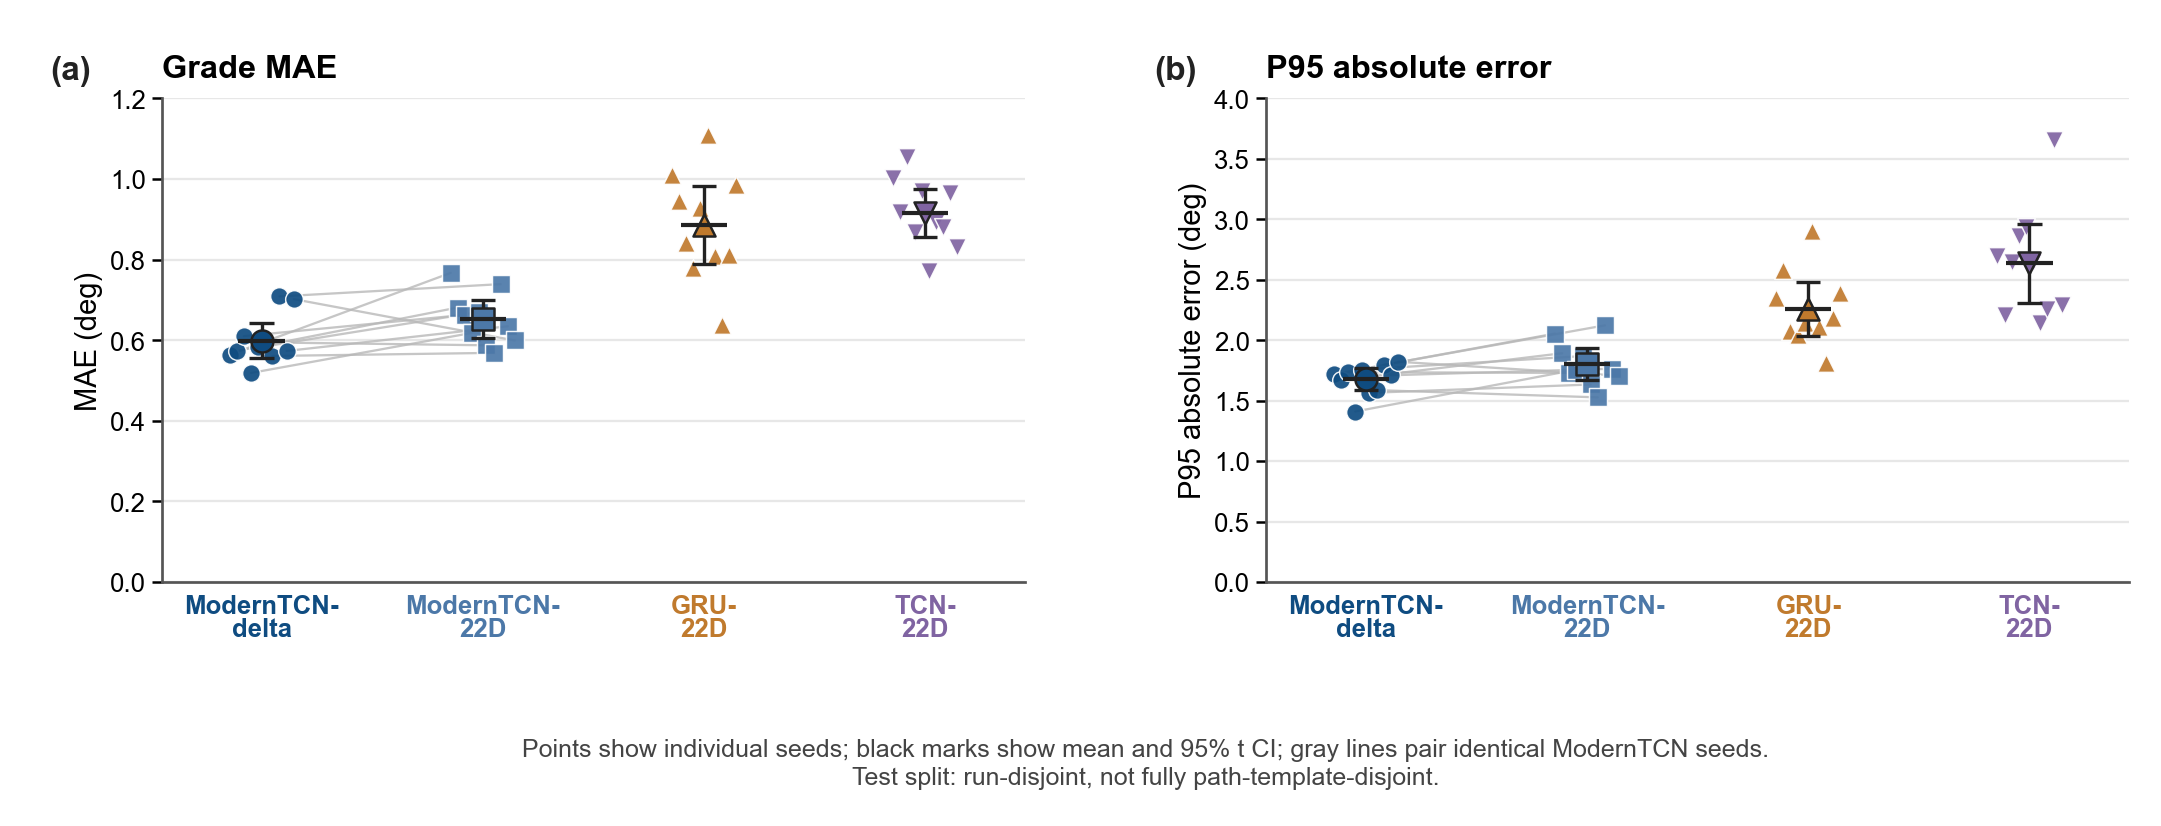

Write Python code to recreate this figure.
"""Generate the four-estimator, ten-seed offline error distribution figure."""

from __future__ import annotations

import hashlib
import json
import sys
from dataclasses import dataclass
from datetime import datetime, timezone
from pathlib import Path

import matplotlib

matplotlib.use("Agg")

import matplotlib.pyplot as plt
import numpy as np
import pandas as pd
from PIL import Image
from scipy.stats import t as student_t

SCRIPT_DIR = Path(__file__).resolve().parent
SHARED_STYLE_DIR = SCRIPT_DIR.parents[1] / "shared"
sys.dont_write_bytecode = True
if str(SHARED_STYLE_DIR) not in sys.path:
    sys.path.insert(0, str(SHARED_STYLE_DIR))

from style import PALETTE, add_panel_label, apply_publication_style


MM_PER_INCH = 25.4
FIGURE_WIDTH_MM = 183.0
FIGURE_HEIGHT_MM = 70.0
EXPECTED_SEEDS = (1, 7, 11, 21, 42, 73, 101, 202, 340, 520)
SOURCE_RELATIVE_PATH = (
    "results/modern_tcn_metric_rebuild/39_paper_final_frozen_benchmark/"
    "01_A1_algorithm_comparison/03_offline/offline_case_metrics.csv"
)


@dataclass(frozen=True)
class MethodSpec:
    method_id: str
    label: str
    tick_label: str
    color_key: str
    marker: str


@dataclass(frozen=True)
class MetricSpec:
    source_column: str
    output_column: str
    title: str
    ylabel: str
    y_max: float
    major_step: float


METHODS = (
    MethodSpec(
        "modern_tcn_delta_bank_124",
        "ModernTCN-delta",
        "ModernTCN-\ndelta",
        "fusion",
        "o",
    ),
    MethodSpec("modern_tcn_22d", "ModernTCN-22D", "ModernTCN-\n22D", "mtcn", "s"),
    MethodSpec("gru_22d", "GRU-22D", "GRU-\n22D", "gru", "^"),
    MethodSpec("tcn_22d", "TCN-22D", "TCN-\n22D", "tcn", "v"),
)

METRICS = (
    MetricSpec(
        "theta_abs_le_10_mae_deg",
        "grade_mae_deg",
        "Grade MAE",
        "MAE (deg)",
        1.2,
        0.2,
    ),
    MetricSpec(
        "theta_abs_le_10_p95_abs_err_deg",
        "p95_abs_error_deg",
        "P95 absolute error",
        "P95 absolute error (deg)",
        4.0,
        0.5,
    ),
)


def find_project_root() -> Path:
    """Locate the repository root independently of the current working directory."""
    for candidate in Path(__file__).resolve().parents:
        if (candidate / "data").is_dir() and (candidate / "results").is_dir():
            return candidate
    raise RuntimeError("Could not locate the project root containing data/ and results/.")


def sha256_file(path: Path) -> str:
    digest = hashlib.sha256()
    with path.open("rb") as stream:
        for block in iter(lambda: stream.read(1024 * 1024), b""):
            digest.update(block)
    return digest.hexdigest()


def load_source_data(project_root: Path | None = None) -> pd.DataFrame:
    """Load the 40 frozen method-seed results and retain only figure source fields."""
    root = project_root or find_project_root()
    source_path = root / SOURCE_RELATIVE_PATH
    if not source_path.is_file():
        raise FileNotFoundError(source_path)

    required = ["method_id", "seed", *(metric.source_column for metric in METRICS)]
    raw = pd.read_csv(source_path, usecols=required)
    method_lookup = {spec.method_id: spec for spec in METHODS}
    selected = raw.loc[raw["method_id"].isin(method_lookup)].copy()
    selected["method_label"] = selected["method_id"].map(
        {method_id: spec.label for method_id, spec in method_lookup.items()}
    )
    selected["method_order"] = selected["method_id"].map(
        {spec.method_id: order for order, spec in enumerate(METHODS)}
    )
    selected = selected.rename(
        columns={metric.source_column: metric.output_column for metric in METRICS}
    )
    selected = selected[
        [
            "method_id",
            "method_label",
            "method_order",
            "seed",
            *(metric.output_column for metric in METRICS),
        ]
    ].sort_values(["method_order", "seed"], ignore_index=True)
    validate_source_data(selected)
    return selected


def validate_source_data(data: pd.DataFrame) -> None:
    """Enforce the frozen 4-method x 10-seed comparison contract."""
    required = {
        "method_id",
        "method_label",
        "method_order",
        "seed",
        *(metric.output_column for metric in METRICS),
    }
    missing = sorted(required.difference(data.columns))
    if missing:
        raise ValueError(f"Source data are missing columns: {missing}")
    if data.shape[0] != len(METHODS) * len(EXPECTED_SEEDS):
        raise ValueError(f"Expected 40 rows, found {data.shape[0]}.")
    if data.duplicated(["method_id", "seed"]).any():
        raise ValueError("Duplicate method-seed rows were found.")

    expected_ids = [spec.method_id for spec in METHODS]
    observed_ids = list(data.sort_values("method_order")["method_id"].drop_duplicates())
    if observed_ids != expected_ids:
        raise ValueError(f"Method order mismatch: expected {expected_ids}, got {observed_ids}.")

    expected_seed_set = set(EXPECTED_SEEDS)
    for spec in METHODS:
        method = data.loc[data["method_id"] == spec.method_id]
        observed_seeds = set(method["seed"].astype(int))
        if observed_seeds != expected_seed_set:
            raise ValueError(
                f"{spec.method_id}: expected seeds {sorted(expected_seed_set)}, "
                f"got {sorted(observed_seeds)}."
            )
        observed_labels = set(method["method_label"])
        if observed_labels != {spec.label}:
            raise ValueError(f"{spec.method_id}: inconsistent display label {observed_labels}.")

    metric_columns = [metric.output_column for metric in METRICS]
    values = data[metric_columns].to_numpy(dtype=float)
    if not np.isfinite(values).all():
        raise ValueError("Non-finite values were found in the plotted metrics.")
    if np.any(values < 0.0):
        raise ValueError("Absolute-error metrics must be non-negative.")
    for metric in METRICS:
        maximum = float(data[metric.output_column].max())
        if maximum >= metric.y_max:
            raise ValueError(
                f"{metric.output_column}: maximum {maximum:.4g} reaches the locked "
                f"axis limit {metric.y_max:.4g}."
            )


def mean_t_interval(values: np.ndarray, confidence: float = 0.95) -> tuple[float, float, float]:
    """Return the sample mean and two-sided Student-t interval for that mean."""
    values = np.asarray(values, dtype=float)
    if values.ndim != 1 or values.size < 2 or not np.isfinite(values).all():
        raise ValueError("A t interval requires at least two finite one-dimensional values.")
    mean = float(np.mean(values))
    standard_error = float(np.std(values, ddof=1) / np.sqrt(values.size))
    critical = float(student_t.ppf(0.5 + confidence / 2.0, df=values.size - 1))
    return mean, mean - critical * standard_error, mean + critical * standard_error


def _seed_offsets() -> dict[int, float]:
    offsets = np.linspace(-0.145, 0.145, len(EXPECTED_SEEDS))
    return {seed: float(offset) for seed, offset in zip(EXPECTED_SEEDS, offsets)}


def _style_axes(ax, metric: MetricSpec) -> None:
    ax.set_xlim(-0.45, len(METHODS) - 0.55)
    ax.set_ylim(0.0, metric.y_max)
    ax.set_yticks(np.arange(0.0, metric.y_max + metric.major_step / 2.0, metric.major_step))
    ax.set_xticks(np.arange(len(METHODS)))
    ax.set_xticklabels([spec.tick_label for spec in METHODS], linespacing=0.94)
    for label, spec in zip(ax.get_xticklabels(), METHODS):
        label.set_color(PALETTE[spec.color_key])
        label.set_fontweight("bold")
    ax.set_ylabel(metric.ylabel, labelpad=1.7)
    ax.set_title(metric.title, loc="left", fontsize=7.8, fontweight="bold", pad=5.0)
    ax.grid(axis="y", color=PALETTE["grid"], linewidth=0.55, alpha=0.95)
    ax.set_axisbelow(True)
    ax.tick_params(axis="x", length=0, pad=3.0)
    ax.tick_params(axis="y", direction="out", pad=1.5)
    ax.spines["left"].set_color("#555555")
    ax.spines["bottom"].set_color("#555555")


def build_figure(data: pd.DataFrame):
    """Build the two-panel raw distribution and matched-seed comparison."""
    validate_source_data(data)
    apply_publication_style()

    fig = plt.figure(
        figsize=(FIGURE_WIDTH_MM / MM_PER_INCH, FIGURE_HEIGHT_MM / MM_PER_INCH),
        facecolor="white",
    )
    grid = fig.add_gridspec(
        1,
        2,
        left=0.075,
        right=0.985,
        bottom=0.295,
        top=0.88,
        wspace=0.28,
    )
    axes = np.array([fig.add_subplot(grid[0, column]) for column in range(2)])
    offsets = _seed_offsets()

    for panel_index, (ax, metric) in enumerate(zip(axes, METRICS)):
        _style_axes(ax, metric)
        add_panel_label(ax, f"({chr(ord('a') + panel_index)})", x=-0.13, y=1.025)

        delta = data.loc[data["method_id"] == METHODS[0].method_id].set_index("seed")
        baseline = data.loc[data["method_id"] == METHODS[1].method_id].set_index("seed")
        for seed in EXPECTED_SEEDS:
            offset = offsets[seed]
            ax.plot(
                [0.0 + offset, 1.0 + offset],
                [delta.at[seed, metric.output_column], baseline.at[seed, metric.output_column]],
                color="#B8B8B8",
                linewidth=0.55,
                alpha=0.8,
                zorder=1,
            )

        for method_index, spec in enumerate(METHODS):
            method = data.loc[data["method_id"] == spec.method_id].set_index("seed")
            x_values = np.array([method_index + offsets[seed] for seed in EXPECTED_SEEDS])
            y_values = method.loc[list(EXPECTED_SEEDS), metric.output_column].to_numpy(dtype=float)
            color = PALETTE[spec.color_key]
            ax.scatter(
                x_values,
                y_values,
                s=18.0,
                marker=spec.marker,
                facecolor=color,
                edgecolor="white",
                linewidth=0.35,
                alpha=0.92,
                zorder=3,
            )

            mean, lower, upper = mean_t_interval(y_values)
            ax.vlines(method_index, lower, upper, color=PALETTE["truth"], linewidth=0.8, zorder=4)
            ax.hlines(
                [lower, upper],
                method_index - 0.055,
                method_index + 0.055,
                color=PALETTE["truth"],
                linewidth=0.8,
                zorder=4,
            )
            ax.scatter(
                [method_index],
                [mean],
                s=28.0,
                marker=spec.marker,
                facecolor=color,
                edgecolor=PALETTE["truth"],
                linewidth=0.6,
                zorder=5,
            )
            ax.hlines(
                mean,
                method_index - 0.105,
                method_index + 0.105,
                color=PALETTE["truth"],
                linewidth=1.0,
                zorder=6,
            )

    fig.text(
        0.53,
        0.075,
        "Points show individual seeds; black marks show mean and 95% t CI; "
        "gray lines pair identical ModernTCN seeds.\n"
        "Test split: run-disjoint, not fully path-template-disjoint.",
        ha="center",
        va="center",
        fontsize=6.0,
        color="#444444",
        linespacing=1.3,
    )
    return fig, axes


def export_figure(fig, output_stem: Path) -> list[Path]:
    """Export editable vector formats and fixed-size raster formats."""
    output_stem.parent.mkdir(parents=True, exist_ok=True)
    outputs = {
        ".svg": {},
        ".pdf": {},
        ".tiff": {"dpi": 600, "pil_kwargs": {"compression": "tiff_lzw"}},
        ".png": {"dpi": 300},
    }
    saved: list[Path] = []
    for suffix, options in outputs.items():
        destination = output_stem.with_suffix(suffix)
        fig.savefig(destination, facecolor="white", **options)
        saved.append(destination)
    return saved


def inspect_output_geometry(outputs: list[Path]) -> dict[str, object]:
    """Verify raster dimensions and editable SVG text at final print size."""
    expected_mm = np.array([FIGURE_WIDTH_MM, FIGURE_HEIGHT_MM], dtype=float)
    raster_geometry: dict[str, object] = {}
    for suffix, expected_dpi in ((".png", 300), (".tiff", 600)):
        path = next(item for item in outputs if item.suffix == suffix)
        with Image.open(path) as image:
            pixels = np.array(image.size, dtype=float)
            actual_mm = pixels / expected_dpi * MM_PER_INCH
            if not np.allclose(actual_mm, expected_mm, atol=0.15):
                raise ValueError(
                    f"{path.name}: canvas is {actual_mm.tolist()} mm, expected "
                    f"{expected_mm.tolist()} mm."
                )
            raster_geometry[suffix.lstrip(".")] = {
                "pixels": [int(value) for value in pixels],
                "dpi": expected_dpi,
                "physical_size_mm": [round(float(value), 3) for value in actual_mm],
            }

    svg_path = next(item for item in outputs if item.suffix == ".svg")
    svg_text = svg_path.read_text(encoding="utf-8")
    if "<text" not in svg_text or "Grade MAE" not in svg_text:
        raise ValueError("SVG text is not editable or expected labels are missing.")
    return {
        "requested_size_mm": [FIGURE_WIDTH_MM, FIGURE_HEIGHT_MM],
        "raster_exports": raster_geometry,
        "svg_editable_text": True,
        "status": "PASS",
    }


def _metric_summary(data: pd.DataFrame) -> list[dict[str, object]]:
    summary: list[dict[str, object]] = []
    for spec in METHODS:
        method = data.loc[data["method_id"] == spec.method_id]
        for metric in METRICS:
            mean, lower, upper = mean_t_interval(method[metric.output_column].to_numpy())
            summary.append(
                {
                    "method_id": spec.method_id,
                    "method_label": spec.label,
                    "metric": metric.output_column,
                    "n_seeds": int(method.shape[0]),
                    "mean": mean,
                    "ci95_lower": lower,
                    "ci95_upper": upper,
                    "minimum": float(method[metric.output_column].min()),
                    "maximum": float(method[metric.output_column].max()),
                }
            )
    return summary


def _paired_summary(data: pd.DataFrame) -> list[dict[str, object]]:
    delta = data.loc[data["method_id"] == METHODS[0].method_id].set_index("seed")
    baseline = data.loc[data["method_id"] == METHODS[1].method_id].set_index("seed")
    summary: list[dict[str, object]] = []
    for metric in METRICS:
        difference = delta.loc[list(EXPECTED_SEEDS), metric.output_column] - baseline.loc[
            list(EXPECTED_SEEDS), metric.output_column
        ]
        summary.append(
            {
                "metric": metric.output_column,
                "difference_definition": "ModernTCN-delta minus ModernTCN-22D",
                "delta_lower_seed_count": int((difference < 0.0).sum()),
                "equal_seed_count": int((difference == 0.0).sum()),
                "delta_higher_seed_count": int((difference > 0.0).sum()),
                "mean_paired_difference": float(difference.mean()),
            }
        )
    return summary


def write_qa_report(
    data: pd.DataFrame,
    root: Path,
    source_csv: Path,
    outputs: list[Path],
    output_geometry: dict[str, object],
    qa_path: Path,
) -> None:
    frozen_source = root / SOURCE_RELATIVE_PATH
    report = {
        "figure_id": "fig05_offline_estimator_distribution",
        "generated_utc": datetime.now(timezone.utc).isoformat(),
        "backend": "Python/matplotlib",
        "figure_contract": {
            "archetype": "quantitative grid",
            "core_conclusion": (
                "ModernTCN-delta has the lowest mean grade MAE and P95 absolute error "
                "on the frozen test set while matched-seed lines retain seed variability."
            ),
            "final_size_mm_requested": [FIGURE_WIDTH_MM, FIGURE_HEIGHT_MM],
            "panel_grid": [1, 2],
            "test_split_note": "run-disjoint, not fully path-template-disjoint",
        },
        "validation": {
            "status": "PASS",
            "row_count": int(data.shape[0]),
            "method_count": int(data["method_id"].nunique()),
            "seeds_per_method": {
                spec.method_id: int((data["method_id"] == spec.method_id).sum())
                for spec in METHODS
            },
            "seed_order": list(EXPECTED_SEEDS),
            "duplicate_method_seed_rows": int(data.duplicated(["method_id", "seed"]).sum()),
            "all_metrics_finite": True,
            "y_axes_start_at_zero": True,
            "paired_lines": "identical seeds, ModernTCN-delta to ModernTCN-22D only",
            "ci_definition": "two-sided 95% Student-t interval for the mean across 10 seeds",
            "ci_degrees_of_freedom": len(EXPECTED_SEEDS) - 1,
            "output_canvas_geometry": output_geometry,
        },
        "frozen_input": {
            "file": SOURCE_RELATIVE_PATH,
            "bytes": frozen_source.stat().st_size,
            "sha256": sha256_file(frozen_source),
        },
        "source_data": {
            "file": str(source_csv.relative_to(root)).replace("\\", "/"),
            "rows": int(data.shape[0]),
            "sha256": sha256_file(source_csv),
        },
        "metric_summary": _metric_summary(data),
        "paired_modern_tcn_summary": _paired_summary(data),
        "outputs": [
            {
                "file": str(path.relative_to(root)).replace("\\", "/"),
                "bytes": path.stat().st_size,
                "sha256": sha256_file(path),
            }
            for path in outputs
        ],
    }
    qa_path.parent.mkdir(parents=True, exist_ok=True)
    qa_path.write_text(json.dumps(report, indent=2, ensure_ascii=False), encoding="utf-8")


def main() -> None:
    root = find_project_root()
    figure_root = root / "results/paper/7.6/figures_final/Fig05_offline_estimator_distribution"
    source_csv = (
        figure_root / "source_data/fig05_offline_estimator_distribution_source_data.csv"
    )
    output_stem = figure_root / "output/fig05_offline_estimator_distribution"
    qa_path = figure_root / "qa/fig05_offline_estimator_distribution_qa.json"

    data = load_source_data(root)
    source_csv.parent.mkdir(parents=True, exist_ok=True)
    data.to_csv(source_csv, index=False, float_format="%.10g", encoding="utf-8")

    fig, _ = build_figure(data)
    outputs = export_figure(fig, output_stem)
    plt.close(fig)
    output_geometry = inspect_output_geometry(outputs)
    write_qa_report(data, root, source_csv, outputs, output_geometry, qa_path)

    print(f"Validated {data.shape[0]} method-seed rows.")
    print(f"Source data: {source_csv}")
    for output in outputs:
        print(f"Figure output: {output}")
    print(f"QA report: {qa_path}")


if __name__ == "__main__":
    main()
